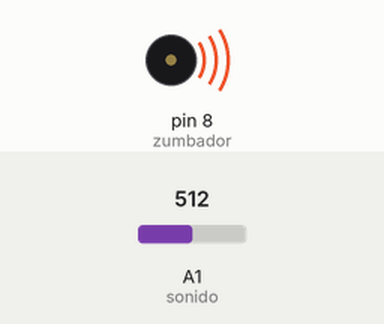
This sketch was run on a simulated Arduino Uno, built with avr-gcc and run on an emulated ATmega328P. On the bench: buzzer (waves = sounding). The inputs (shaded band) are chosen by the test bench; at power-on: A1 (sonido) = 512.

Above: at 2.8 s.
2.9 s: A1 (sonido) set to 55
5.6 s: A1 (sonido) set to 46
At 6.3 s:
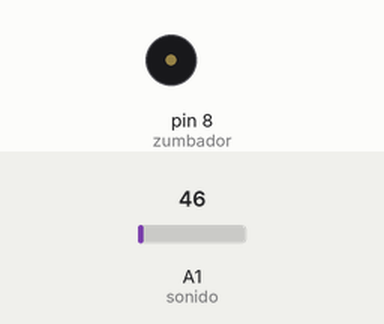
8.3 s: A1 (sonido) set to 122
At 9.3 s:
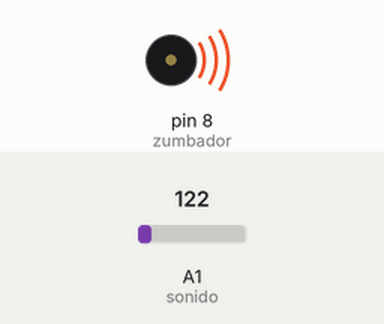
11.0 s: A1 (sonido) set to 40
At 13.5 s:
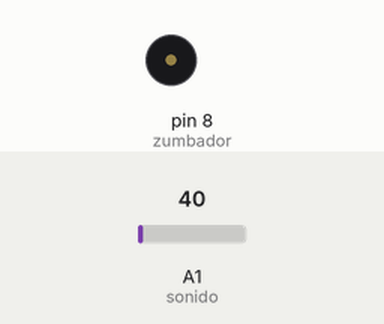
Timing chart, 0 to 14.8 s (numbered marks = the images above; inputs shaded):
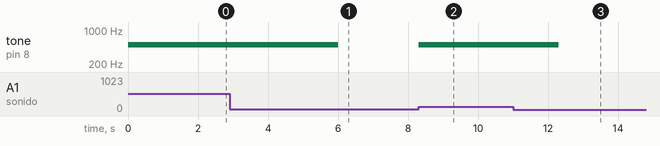

The sketch:

app.ino
```cpp
int zumbador = 8;
int sonido =1;
int valorSonido;

void setup() {
   // Código de configuración que se ejecuta una sola vez:

  // Configurar los pines como entradas o como salidas

  pinMode (zumbador, OUTPUT);
}
void loop() {
  // Código que se ejecuta de manera repetida:

  valorSonido = analogRead (sonido);

  if (valorSonido >= 50) {
    tone(zumbador,500); //El método tone le indica al zumbador emitir un sonido a una frecuencia de 500Hz, se puede variar el valor entre más bajo sonidos más graves y entre más alto sonidos más agudos
    delay(2000);
 }
 else {
  noTone(zumbador);  //El método noTone le indica al zumbador no emitir ningún sonido
 }
}
```

Measured:
- the behaviour switches between 50 and 49 on A1 (sonido) (found by bisection; images 0 and 1)
- after the input at 2.9 s, every drawn part: stays the same
- after the input at 5.6 s, tone on pin 8 (zumbador): 500 Hz → silent after 0.40 s
- after the input at 8.3 s, tone on pin 8 (zumbador): silent → 500 Hz at once
- after the input at 11.0 s, tone on pin 8 (zumbador): 500 Hz → silent after 1.3 s
